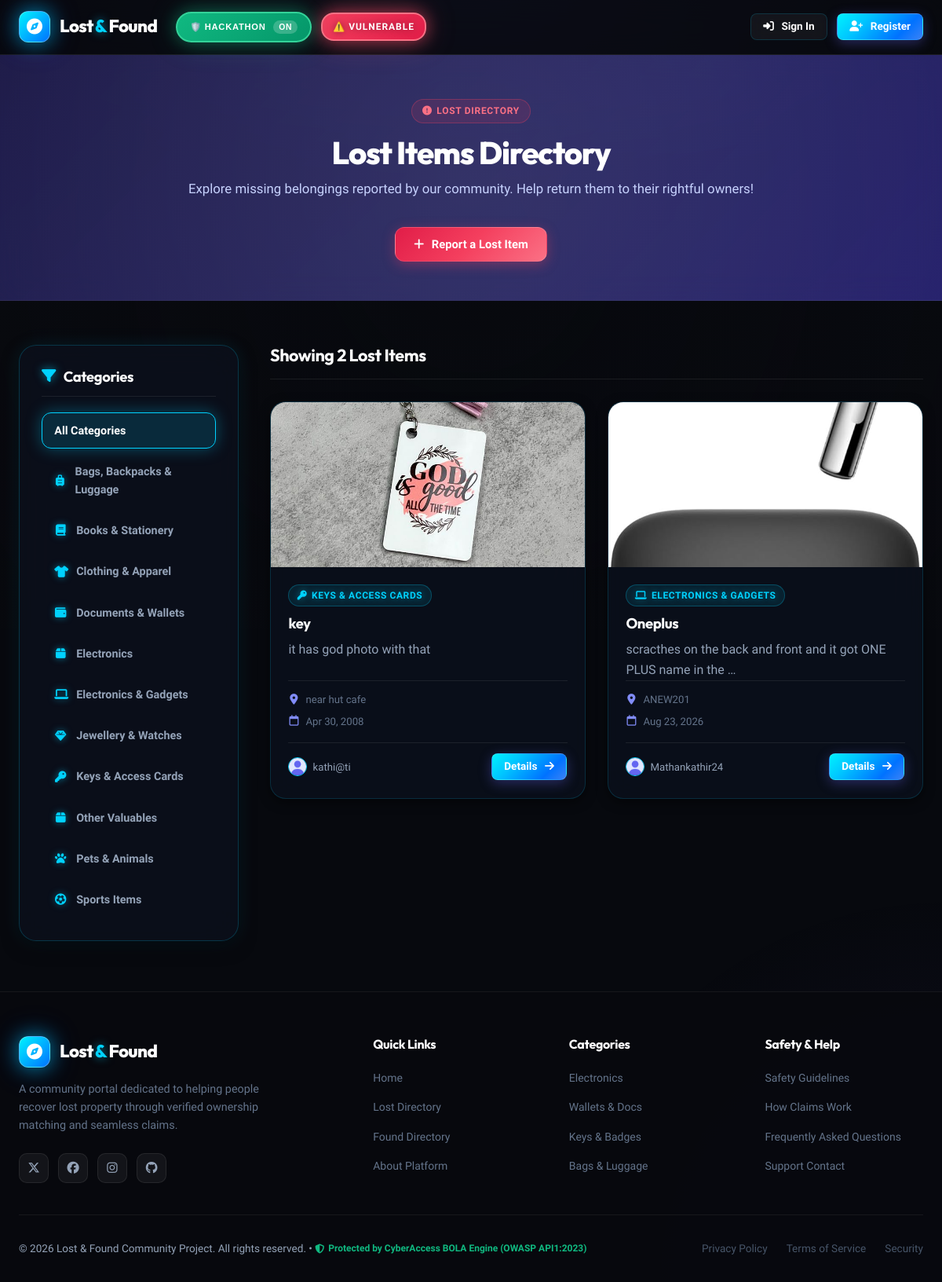
The app's page /lost-items/ with its own data.
### items/models.py (models this page shows, shortened)
class Category(models.Model):
    name = models.CharField(max_length=100, unique=True)
    slug = models.SlugField(max_length=100, unique=True, blank=True)
    icon = models.CharField(max_length=50, default='fa-box', help_text="FontAwesome icon class, e.g. fa-laptop, fa-wallet")
    description = models.TextField(blank=True)
    class Meta:
        verbose_name_plural = 'Categories'
        ordering = ['name']

class Item(models.Model):
    ITEM_TYPE_CHOICES = (
        ('LOST', 'Lost Item'),
        ('FOUND', 'Found Item'),
    )
    STATUS_CHOICES = (
        ('OPEN', 'Open / Active'),
        ('CLAIM_PENDING', 'Claim Pending'),
        ('RESOLVED', 'Resolved / Returned'),
        ('CLOSED', 'Closed'),
    )
    user = models.ForeignKey(User, on_delete=models.CASCADE, related_name='items')
    category = models.ForeignKey(Category, on_delete=models.SET_NULL, null=True, related_name='items')
    title = models.CharField(max_length=200)
    description = models.TextField()
    item_type = models.CharField(max_length=10, choices=ITEM_TYPE_CHOICES, default='LOST')
    status = models.CharField(max_length=20, choices=STATUS_CHOICES, default='OPEN')
    location = models.CharField(max_length=200, help_text="Specific place/address where item was lost or found")
    date_lost_or_found = models.DateField(help_text="Date when the item was lost or found")
    contact_phone = models.CharField(max_length=20, blank=True, null=True)
    contact_email = models.EmailField(blank=True, null=True)
    image = models.ImageField(upload_to=item_directory_path, blank=True, null=True)
    reward = models.CharField(max_length=100, blank=True, null=True, help_text="Optional reward amount or note")
    created_at = models.DateTimeField(auto_now_add=True)
    updated_at = models.DateTimeField(auto_now=True)
    class Meta:
        ordering = ['-created_at']
    @property
    def image_url(self):
        if self.image and hasattr(self.image, 'url'):
            return self.image.url
        return '/static/images/no_image.png'

### items/views.py (the view)
# urls.py: path('lost-items/', views.lost_items_view, name='lost_items'),
def lost_items_view(request):
    search_query = request.GET.get('q', '').strip()
    items_list = Item.objects.filter(item_type='LOST')
    if search_query:
        items_list = items_list.filter(build_search_filter(search_query)).distinct()
    items_list = items_list.order_by('-created_at')
    paginator = Paginator(items_list, 9)
    page_number = request.GET.get('page')
    page_obj = paginator.get_page(page_number)
    categories = Category.objects.all()
    context = {
        'page_obj': page_obj,
        'categories': categories,
        'item_type_label': 'Lost Items',
        'search_query': search_query,
    }
    return render(request, 'items/lost_items.html', context)

### items/templates/items/lost_items.html (shortened to what this page needs)
{% extends 'base.html' %}
{% load static %}
{% block extra_css %}
<link rel="stylesheet" href="{% static 'items/css/items.css' %}">
{% endblock %}
{% block content %}
<div class="page-banner bg-lost">
    <div class="page-banner-content">
        <span class="badge badge-lost"><i class="fa-solid fa-circle-exclamation"></i> Lost Directory</span>
        <h1>Lost Items Directory</h1>
        <p>Explore missing belongings reported by our community. Help return them to their rightful owners!</p>
        <a href="{% url 'items:add_lost_item' %}" class="btn btn-danger mt-3">
            <i class="fa-solid fa-plus"></i> Report a Lost Item
        </a>
    </div>
</div>
<div class="container main-content-container">
    <div class="catalog-layout">
        <aside class="catalog-filter-sidebar">
            <div class="filter-card">
                <h3><i class="fa-solid fa-filter"></i> Categories</h3>
                <ul class="filter-category-list">
                    <li><a href="{% url 'items:lost_items' %}" class="active">All Categories</a></li>
                    {% for cat in categories %}
                        <li>
                            <a href="{% url 'items:category_items' cat.slug %}?item_type=LOST">
                                <i class="fa-solid {{ cat.icon|default:'fa-tag' }}"></i> {{ cat.name }}
                            </a>
                        </li>
                    {% endfor %}
                </ul>
            </div>
        </aside>
        <div class="catalog-main-area">
            <div class="catalog-header-bar">
                <h3>Showing {{ page_obj.paginator.count }} Lost Item{{ page_obj.paginator.count|pluralize }}</h3>
            </div>
            <div class="items-grid">
                {% for item in page_obj %}
                    {% include 'items/_item_card.html' with item=item %}
                {% empty %}
                    <div class="empty-state-card col-span-full">
                        <i class="fa-solid fa-box-open empty-icon"></i>
                        <p>No lost items currently listed.</p>
                        <a href="{% url 'items:add_lost_item' %}" class="btn btn-primary btn-sm">Report Lost Item</a>
                    </div>
                {% endfor %}
            </div>
        </div>
    </div>
</div>
{% endblock %}

### templates/base.html (shortened to what this page needs)
{% load static %}
<!DOCTYPE html>
<html lang="en">
<head>
    <link rel="stylesheet" href="https://cdnjs.cloudflare.com/ajax/libs/font-awesome/6.5.1/css/all.min.css">
    <link rel="stylesheet" href="{% static 'css/style.css' %}?v=5.0">
    <link rel="stylesheet" href="{% static 'css/navbar.css' %}?v=5.0">
    <link rel="stylesheet" href="{% static 'css/footer.css' %}?v=5.0">
    <link rel="stylesheet" href="{% static 'css/responsive.css' %}?v=5.0">
    {% block extra_css %}{% endblock %}
</head>
<body>
    <div class="video-bg-container" id="videoBgContainer" style="position: fixed; top: 0; left: 0; width: 100vw; height: 100vh; overflow: hidden; z-index: -1; pointer-events: none;">
        <video class="video-bg-media" id="bgVideo" autoplay muted loop playsinline preload="auto" style="position: absolute; top: 0; left: 0; width: 100%; height: 100%; object-fit: cover; object-position: center; pointer-events: none; opacity: 0.65; filter: saturate(1.2) brightness(0.85);">
            <source src="{% static 'videos/background.mp4' %}" type="video/mp4">
        </video>
        <div class="video-bg-overlay" style="position: absolute; top: 0; left: 0; width: 100%; height: 100%; background: radial-gradient(circle at 50% 40%, rgba(9, 10, 15, 0.35) 0%, rgba(9, 10, 15, 0.75) 100%); pointer-events: none;"></div>
    </div>
    <div class="app-wrapper" style="position: relative; z-index: 10;">
        {% include 'navbar.html' %}
        <main class="app-main-content">
            {% block content %}{% endblock %}
        </main>
        {% include 'footer.html' %}
    </div>
</body>
</html>

### templates/navbar.html (shortened to what this page needs)
{% load static %}
<header class="app-header">
    <div class="navbar-container">
        <div class="navbar-brand-section">
            <a href="{% url 'items:home' %}" class="brand-logo">
                <div class="logo-icon-wrapper">
                    <i class="fa-solid fa-compass"></i>
                </div>
                <div class="logo-text">
                    <span class="logo-primary">Lost</span><span class="logo-accent">&</span><span class="logo-primary">Found</span>
                </div>
            </a>
            <div class="hackathon-toggle-wrapper">
                <button class="hackathon-toggle-btn" id="hackathonToggleBtn" type="button" title="Toggle BOLA Defense System">
                    <span class="hackathon-label">🛡️ HACKATHON</span>
                    <span class="hackathon-status" id="hackathonStatus">ON</span>
                </button>
                <div class="vulnerability-warning" id="vulnerabilityWarning" hidden>
                    <span class="warning-text">⚠️ VULNERABLE</span>
                </div>
            </div>
        </div>
        <div class="navbar-actions">
            {% if user.is_authenticated %}
                <a href="{% url 'notifications:list' %}" class="nav-icon-btn" title="Notifications">
                    <i class="fa-solid fa-bell"></i>
                    {% if unread_notifications_count > 0 %}
                        <span class="notif-badge">{{ unread_notifications_count }}</span>
                    {% endif %}
                </a>
                <div class="user-menu-dropdown" id="userMenuDropdown">
                    <button class="user-avatar-trigger" id="userMenuBtn" type="button">
                        <img src="{{ user.profile.avatar_url }}" alt="{{ user.username }}" class="nav-user-avatar">
                        <span class="nav-user-name">{{ user.first_name|default:user.username }}</span>
                        <i class="fa-solid fa-chevron-down caret-icon"></i>
                    </button>
                    <div class="user-dropdown-menu" id="userDropdownMenu">
                        <a href="{% url 'items:dashboard' %}" class="dropdown-item">
                            <i class="fa-solid fa-chart-pie"></i> My Dashboard
                        </a>
                        <a href="{% url 'accounts:profile' %}" class="dropdown-item">
                            <i class="fa-solid fa-user"></i> My Profile
                        </a>
                        <div class="dropdown-divider"></div>
                        <a href="{% url 'accounts:logout' %}" class="dropdown-item text-danger">
                            <i class="fa-solid fa-arrow-right-from-bracket"></i> Sign Out
                        </a>
                    </div>
                </div>
            {% else %}
                <div class="auth-buttons-nav">
                    <a href="{% url 'accounts:login' %}" class="btn btn-outline btn-sm">
                        <i class="fa-solid fa-right-to-bracket"></i> Sign In
                    </a>
                    <a href="{% url 'accounts:register' %}" class="btn btn-primary btn-sm">
                        <i class="fa-solid fa-user-plus"></i> Register
                    </a>
                </div>
            {% endif %}
        </div>
    </div>
</header>

### items/templates/items/_item_card.html (shortened to what this page needs)
{% load static %}
<div class="item-card">
    <div class="item-card-image-wrap">
        <img src="{{ item.image_url }}" alt="{{ item.title }}" loading="lazy">
    </div>
    <div class="item-card-body">
        <div class="item-card-meta-top">
            {% if item.category %}
                <span class="item-category-tag">
                    <i class="fa-solid {{ item.category.icon|default:'fa-tag' }}"></i> {{ item.category.name }}
                </span>
            {% endif %}
        </div>
        <h3 class="item-card-title">
            <a href="{% url 'items:item_detail' item.pk %}">{{ item.title }}</a>
        </h3>
        <p class="item-card-description">{{ item.description|truncatewords:14 }}</p>
        <div class="item-card-info-list">
            <div class="info-row"><i class="fa-solid fa-location-dot"></i> <span>{{ item.location }}</span></div>
            <div class="info-row"><i class="fa-regular fa-calendar"></i> <span>{{ item.date_lost_or_found|date:"M d, Y" }}</span></div>
        </div>
        <div class="item-card-footer">
            <div class="user-chip">
                <img src="{{ item.user.profile.avatar_url }}" alt="{{ item.user.username }}" class="user-chip-avatar">
                <span>{{ item.user.username }}</span>
            </div>
            <a href="{% url 'items:item_detail' item.pk %}" class="btn btn-sm btn-primary">
                Details <i class="fa-solid fa-arrow-right"></i>
            </a>
        </div>
    </div>
</div>

### templates/footer.html
{% load static %}
<footer class="app-footer">
    <div class="footer-container">
        <div class="footer-grid">
            <div class="footer-brand-col">
                <div class="brand-logo mb-2">
                    <div class="logo-icon-wrapper">
                        <i class="fa-solid fa-compass"></i>
                    </div>
                    <div class="logo-text">
                        <span class="logo-primary text-white">Lost</span><span class="logo-accent">&</span><span class="logo-primary text-white">Found</span>
                    </div>
                </div>
                <p class="footer-desc">
                    A community portal dedicated to helping people recover lost property through verified ownership matching and seamless claims.
                </p>
                <div class="footer-social-links">
                    <a href="#" aria-label="Twitter"><i class="fa-brands fa-x-twitter"></i></a>
                    <a href="#" aria-label="Facebook"><i class="fa-brands fa-facebook"></i></a>
                    <a href="#" aria-label="Instagram"><i class="fa-brands fa-instagram"></i></a>
                    <a href="#" aria-label="GitHub"><i class="fa-brands fa-github"></i></a>
                </div>
            </div>
            <div class="footer-links-col">
                <h4>Quick Links</h4>
                <ul>
                    <li><a href="{% url 'items:home' %}">Home</a></li>
                    <li><a href="{% url 'items:lost_items' %}">Lost Directory</a></li>
                    <li><a href="{% url 'items:found_items' %}">Found Directory</a></li>
                    <li><a href="{% url 'about' %}">About Platform</a></li>
                </ul>
            </div>
            <div class="footer-links-col">
                <h4>Categories</h4>
                <ul>
                    <li><a href="{% url 'items:category_items' 'electronics' %}">Electronics</a></li>
                    <li><a href="{% url 'items:category_items' 'documents-wallets' %}">Wallets & Docs</a></li>
                    <li><a href="{% url 'items:category_items' 'keys' %}">Keys & Badges</a></li>
                    <li><a href="{% url 'items:category_items' 'bags-backpacks' %}">Bags & Luggage</a></li>
                </ul>
            </div>
            <div class="footer-links-col">
                <h4>Safety & Help</h4>
                <ul>
                    <li><a href="{% url 'about' %}#safety">Safety Guidelines</a></li>
                    <li><a href="{% url 'about' %}#claims">How Claims Work</a></li>
                    <li><a href="{% url 'about' %}#faq">Frequently Asked Questions</a></li>
                    <li><a href="mailto:support@lostandfound.local">Support Contact</a></li>
                </ul>
            </div>
        </div>
        <div class="footer-bottom-row">
            <p>&copy; {% now "Y" %} Lost & Found Community Project. All rights reserved. &bull; <span style="display: inline-flex; align-items: center; gap: 5px; color: #10b981; font-weight: 600; font-size: 12px;"><i class="fa-solid fa-shield-halved"></i> Protected by CyberAccess BOLA Engine (OWASP API1:2023)</span></p>
            <div class="footer-bottom-links">
                <a href="#">Privacy Policy</a>
                <a href="#">Terms of Service</a>
                <a href="#">Security</a>
            </div>
        </div>
    </div>
</footer>

### records on screen
Category: name "Bags, Backpacks & Luggage"
Category: name "Books & Stationery"
Category: name "Clothing & Apparel"
Category: name "Documents & Wallets"
Category: name "Electronics"
Category: name "Electronics & Gadgets"
Category: name "Jewellery & Watches"
Category: name "Keys & Access Cards"
Category: name "Other Valuables"
Category: name "Pets & Animals"
Category: name "Sports Items"
Item: image_url (picture), category.name "KEYS & ACCESS CARDS", title "key", description "it has god photo with that", location "near hut cafe", date_lost_or_found "Apr 30, 2008", user.username "kathi@ti"
Item: image_url (picture), category.name "ELECTRONICS & GADGETS", title "Oneplus", description "scracthes on the back and front and it got ONE PLUS name in the …", location "ANEW201", date_lost_or_found "Aug 23, 2026", user.username "Mathankathir24"

### other values on screen
{{ page_obj.paginator.count }} "2"
